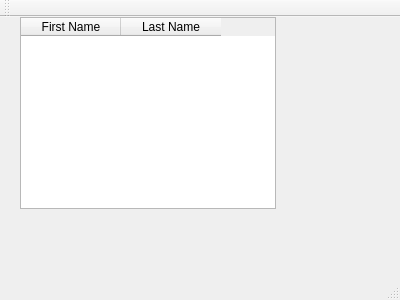
<?xml version="1.0" encoding="UTF-8"?>
<ui version="4.0">
 <class>MainWindow</class>
 <widget class="QMainWindow" name="MainWindow">
  <property name="geometry">
   <rect>
    <x>0</x>
    <y>0</y>
    <width>400</width>
    <height>300</height>
   </rect>
  </property>
  <property name="windowTitle">
   <string>MainWindow</string>
  </property>
  <widget class="QWidget" name="centralWidget">
   <widget class="QTableWidget" name="tableWidget">
    <property name="geometry">
     <rect>
      <x>20</x>
      <y>0</y>
      <width>256</width>
      <height>192</height>
     </rect>
    </property>
    <column>
     <property name="text">
      <string>First Name</string>
     </property>
    </column>
    <column>
     <property name="text">
      <string>Last Name</string>
     </property>
    </column>
   </widget>
  </widget>
  <widget class="QMenuBar" name="menuBar">
   <property name="geometry">
    <rect>
     <x>0</x>
     <y>0</y>
     <width>400</width>
     <height>20</height>
    </rect>
   </property>
  </widget>
  <widget class="QToolBar" name="mainToolBar">
   <attribute name="toolBarArea">
    <enum>TopToolBarArea</enum>
   </attribute>
   <attribute name="toolBarBreak">
    <bool>false</bool>
   </attribute>
  </widget>
  <widget class="QStatusBar" name="statusBar"/>
 </widget>
 <layoutdefault spacing="6" margin="11"/>
 <resources/>
 <connections/>
</ui>
